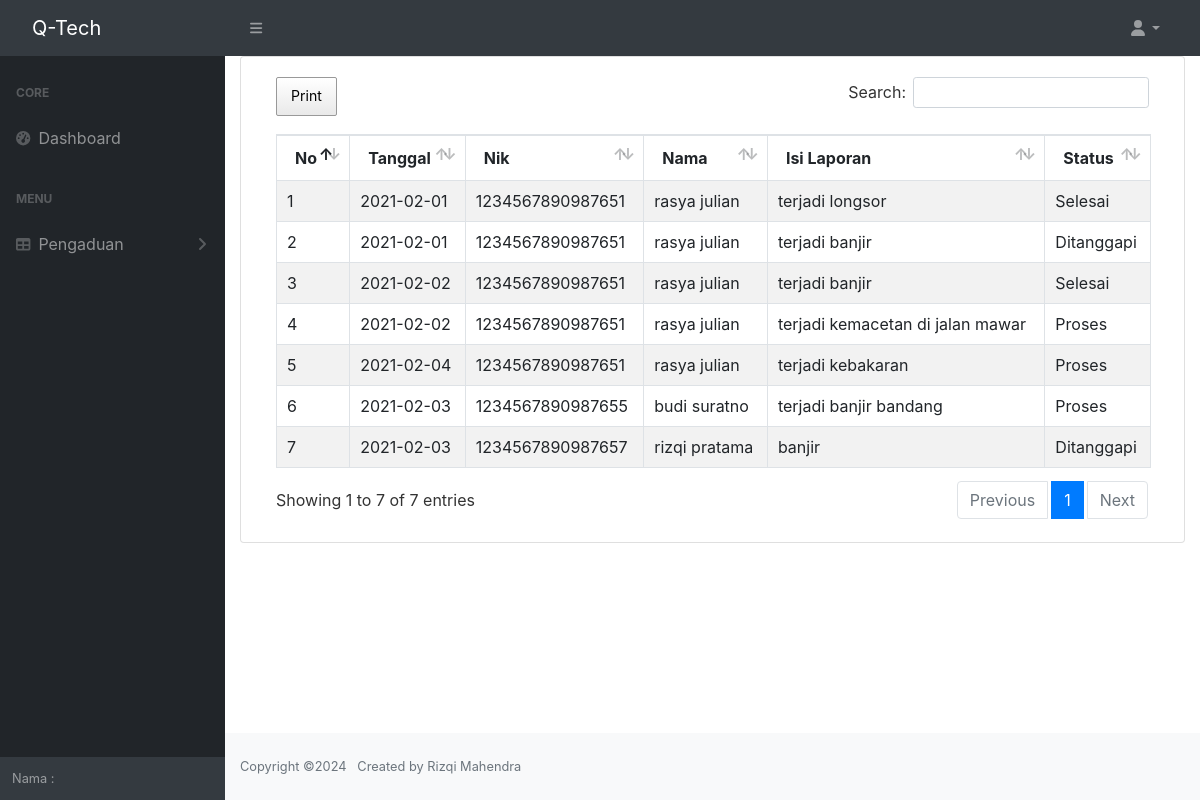
/index.php/admin/laporan, run on the app's committed database.
### tables this page shows
CREATE TABLE `tb_pengaduan` (
  `id` bigint(20) NOT NULL,
  `tgl` date NOT NULL,
  `nik` char(16) NOT NULL,
  `isi_laporan` text NOT NULL,
  `foto` varchar(255) NOT NULL,
  `status` enum('ditanggapi','proses','selesai') NOT NULL
);

CREATE TABLE `tb_masyarakat` (
  `id` bigint(20) NOT NULL,
  `nik` char(16) NOT NULL,
  `nama` varchar(255) NOT NULL,
  `username` varchar(255) NOT NULL,
  `password` varchar(255) NOT NULL,
  `telp` varchar(255) NOT NULL
);

### application/views/template/view.php (called while the page is built)
<?php
    require_once "head.php";
    require_once "nav.php";
    require_once "content.php";
    require_once "footer.php";

### application/controllers/admin/Laporan.php (called while the page is built, shortened)
<?php
class Laporan extends CI_Controller {
    public function index()
    {
        $kelola = $this->M_all->tampilKelola()->result_array();
        $data = [
            "list"    => $kelola,
            'title'     => 'Laporan',
            'breadcumb' => 'Laporan',
            'content'   => 'dashboard/laporan'
        ];
        $this->load->view('template/view', $data);
    }
}

### index.php (called while the page is built, shortened)
<?php
require_once BASEPATH.'core/CodeIgniter.php';

### application/views/template/content.php (called while the page is built)
<?php
    if($content){
        $this->load->view($content);
    }

### application/models/M_all.php (called while the page is built, shortened)
<?php
class M_all extends CI_Model
{
    public function tampilKelola()
    {
        $this->db->select('tb_pengaduan.*, tb_masyarakat.nama ');
        $this->db->from('tb_pengaduan');
        $this->db->join('tb_masyarakat', 'tb_pengaduan.nik = tb_masyarakat.nik', 'left');
        return $query = $this->db->get();
    }
}

### application/views/dashboard/laporan.php (the view)
<div class="card mb-3">
	<div class="card-body">
		<div class="table-responsive">
			<table class="table table-striped table-bordered" id="exampleLaporan" width="100%">
				<thead>
					<tr>
						<th>No</th>
						<th>Tanggal</th>
						<th>Nik</th>
						<th>Nama</th>
						<th>Isi Laporan</th>
						<th>Status</th>
					</tr>
				</thead>
				<tbody>
					<?php $no = 1;
					foreach ($list as $pp) { ?>
						<tr>
							<td><?= $no++ ?></td>
							<td><?= $pp['tgl'] ?></td>
							<td><?= $pp['nik'] ?></td>
							<td><?= $pp['nama'] ?></td>
							<td><?= $pp['isi_laporan'] ?></td>
							<td class="text-capitalize"><?= $pp['status'] ?></td>
						</tr>
					<?php } ?>
				</tbody>
			</table>
		</div>
	</div>
</div>

### application/views/template/head.php (shortened to what this page needs)
<!DOCTYPE html>
<html lang="en">
    <head>
        <link href="<?= base_url('assets/template/dist/') ?>css/styles.css" rel="stylesheet" />
        <link href="<?= base_url('assets/') ?>css/bootstrap.css" rel="stylesheet" />
        <link rel="stylesheet" href="<?= base_url('assets/css/') ?>buttons.bootstrap4.min.css">
        <link rel="stylesheet" href="<?= base_url('assets/css/') ?>dataTables.bootstrap4.min.css">
        <link rel="stylesheet" href="<?= base_url('assets/css/') ?>extra/buttons.dataTables.min.css">
        <link rel="stylesheet" href="<?= base_url('assets/css/') ?>extra/jquery.dataTables.min.css">
    </head>
    <body class="sb-nav-fixed">

### application/views/template/nav.php (shortened to what this page needs)
<nav class="sb-topnav navbar navbar-expand navbar-dark bg-dark">
	<a class="navbar-brand" href="">Q-Tech</a>
	<button class="btn btn-link btn-sm order-1 order-lg-0" id="sidebarToggle" href="#"><i class="fas fa-bars"></i>
	</button>
	<ul class="navbar-nav d-none d-md-inline-block form-inline ml-auto mr-0 mr-md-3 my-2 my-md-0 display-none">
		<li class="nav-item dropdown">
			<a class="nav-link dropdown-toggle" id="userDropdown" href="#" role="button" data-toggle="dropdown" aria-haspopup="true" aria-expanded="false"><i class="fas fa-user fa-fw"></i></a>
		</li>
	</ul>
</nav>
<div id="layoutSidenav">
	<div id="layoutSidenav_nav">
		<nav class="sb-sidenav accordion sb-sidenav-dark" id="sidenavAccordion">
			<div class="sb-sidenav-menu">
				<?php if ($this->session->userdata('admin')) {  ?>
					<div class="nav">
						<div class="sb-sidenav-menu-heading">Core</div>
						<a class="nav-link" href="<?= base_url('admin/dashboard') ?>">
							<div class="sb-nav-link-icon"><i class="fas fa-tachometer-alt"></i></div>
							Dashboard
						</a>
						<div class="sb-sidenav-menu-heading">Menu</div>
						<a class="nav-link" href="<?= base_url('admin/kelola') ?>">
							<div class="sb-nav-link-icon"><i class="fas fa-table"></i></div>
							Kelola
						</a>
						<?php if ($this->session->userdata('admin')['session_level'] == "admin") { ?>
							<a class="nav-link" href="<?= base_url('admin/laporan') ?>">
								<div class="sb-nav-link-icon"><i class="fas fa-chart-area"></i></div>
								Laporan
							</a>
							<a class="nav-link collapsed" href="#" data-toggle="collapse" data-target="#collapseLayouts" aria-expanded="false" aria-controls="collapseLayouts">
								<div class="sb-nav-link-icon"><i class="fas fa-user"></i></div>
								Pengguna
								<div class="sb-sidenav-collapse-arrow"><i class="fas fa-angle-down"></i></div>
							</a>
						<?php } ?>
						<div class="collapse" id="collapseLayouts" aria-labelledby="headingOne" data-parent="#sidenavAccordion">
							<nav class="sb-sidenav-menu-nested nav">
								<a class="nav-link" href="<?= base_url('admin/pengguna/petugas') ?>">Petugas</a>
								<a class="nav-link" href="<?= base_url('admin/pengguna/masyarakat') ?>">Masyarakat</a>
							</nav>
						</div>
					</div>
				<?php  } else { ?>
					<div class="nav">
						<div class="sb-sidenav-menu-heading">Core</div>
						<a class="nav-link" href="<?= base_url('') ?>">
							<div class="sb-nav-link-icon"><i class="fas fa-tachometer-alt"></i></div>
							Dashboard
						</a>
						<div class="sb-sidenav-menu-heading">menu</div>
						<a class="nav-link collapsed" href="#" data-toggle="collapse" data-target="#collapseLayouts" aria-expanded="false" aria-controls="collapseLayouts">
							<div class="sb-nav-link-icon"><i class="fas fa-table"></i></div>
							Pengaduan
							<div class="sb-sidenav-collapse-arrow"><i class="fas fa-angle-down"></i></div>
						</a>
					</div>
				<?php  } ?>
			</div>
			<div class="sb-sidenav-footer">
				<div class="small">Nama :</div>
			</div>
		</nav>
	</div>
	<div id="layoutSidenav_content">
		<main>
			<div class="container-fluid">

### application/views/template/footer.php (shortened to what this page needs)
</div>
</main>
<footer class="py-4 bg-light mt-auto">
	<div class="container-fluid">
		<div class="d-flex align-items-center justify-content-between small">
			<div class="text-muted">
				Copyright &copy;<?= date('Y') ?> &nbsp; Created by Rizqi Mahendra
			</div>
		</div>
	</div>
</footer>
</div>
</div>
</body>
</html>

### data on the page
tb_pengaduan: tgl "2021-02-01", nik "1234567890987651", tb_masyarakat.nama "rasya julian", isi_laporan "terjadi longsor", status "Selesai"
tb_pengaduan: tgl "2021-02-01", nik "1234567890987651", tb_masyarakat.nama "rasya julian", isi_laporan "terjadi banjir", status "Ditanggapi"
tb_pengaduan: tgl "2021-02-02", nik "1234567890987651", tb_masyarakat.nama "rasya julian", isi_laporan "terjadi banjir", status "Selesai"
tb_pengaduan: tgl "2021-02-02", nik "1234567890987651", tb_masyarakat.nama "rasya julian", isi_laporan "terjadi kemacetan di jalan mawar", status "Proses"
tb_pengaduan: tgl "2021-02-04", nik "1234567890987651", tb_masyarakat.nama "rasya julian", isi_laporan "terjadi kebakaran", status "Proses"
tb_pengaduan: tgl "2021-02-03", nik "1234567890987655", tb_masyarakat.nama "budi suratno", isi_laporan "terjadi banjir bandang", status "Proses"
tb_pengaduan: tgl "2021-02-03", nik "1234567890987657", tb_masyarakat.nama "rizqi pratama", isi_laporan "banjir", status "Ditanggapi"
